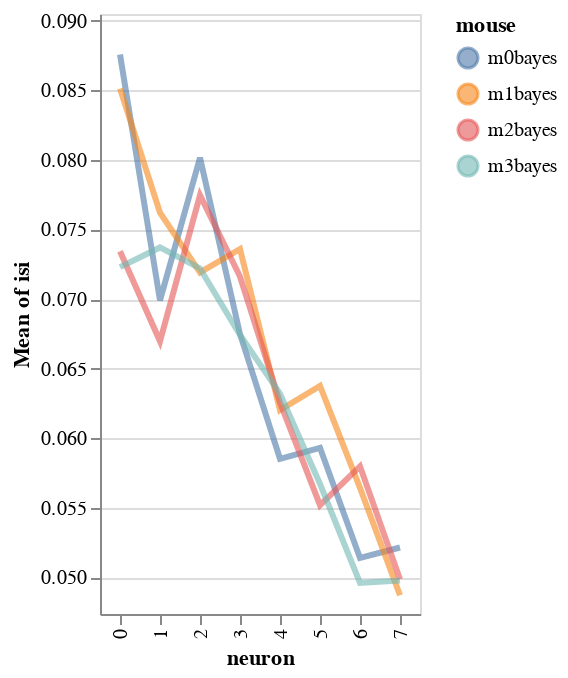

Notebook code for this chart:
### Markdown cell above
## Appendix: Elements of interactivity (WIP)

### Code cell
import altair as alt
y='isi'
color='mouse'
x='neuron'

base=alt.Chart(df).encode(
            x=x,
            color=f'{color}',
            y=alt.Y(f'mean({y})',
                    scale=alt.Scale(zero=False,
                                    domain=list(np.quantile(df[y], [.05, .95])))),
)
highlight = alt.selection(type='single', on='mouseover',
                          fields=[color], nearest=True)


lines=base.mark_line(clip=True, fill=None, opacity=.6, ).encode(
            size=alt.condition(~highlight, alt.value(1), alt.value(3))
        )
points = base.mark_circle().encode(
    opacity=alt.value(0),
    #axis=alt.Axis(labels=False, tickCount=0, title='')
).add_selection(
    highlight
)

lines+points

### Figure 1 — Vega-Lite specification as saved in the notebook (floating-point values rounded to 4 significant figures)
{"config": {"view": {"continuousWidth": 400, "continuousHeight": 300}}, "layer": [{"mark": {"type": "line", "clip": true, "fill": null, "opacity": 0.6}, "encoding": {"color": {"type": "nominal", "field": "mouse"}, "size": {"condition": {"value": 1, "selection": {"not": "selector001"}}, "value": 3}, "x": {"type": "nominal", "field": "neuron"}, "y": {"type": "quantitative", "aggregate": "mean", "field": "isi", "scale": {"domain": [0.04738, 0.09047], "zero": false}}}}, {"mark": "circle", "encoding": {"color": {"type": "nominal", "field": "mouse"}, "opacity": {"value": 0}, "x": {"type": "nominal", "field": "neuron"}, "y": {"type": "quantitative", "aggregate": "mean", "field": "isi", "scale": {"domain": [0.04738, 0.09047], "zero": false}}}, "selection": {"selector001": {"type": "single", "on": "mouseover", "fields": ["mouse"], "nearest": true}}}], "data": {"name": "data-9c3efca071d2600518d50baf824326ab"}, "$schema": "https://vega.github.io/schema/vega-lite/v4.8.1.json", "datasets": {"data-9c3efca071d2600518d50baf824326ab": [{"neuron_x_mouse": "m0bayes0", "i_trial": 0, "neuron": "0", "mouse": "m0bayes", "mouse_code": 0, "neuron_code": 0, "stim": 0, "log_firing_rate": 2.387, "Firing rate": 243.6, "firing_rate": 243.6, "i_spike": 41.5, "isi": 0.0845}, {"neuron_x_mouse": "m0bayes0", "i_trial": 0, "neuron": "0", "mouse": "m0bayes", "mouse_code": 0, "neuron_code": 0, "stim": 1, "log_firing_rate": 2.161, "Firing rate": 144.8, "firing_rate": 144.8, "i_spike": 49.5, "isi": 0.06982}, {"neuron_x_mouse": "m0bayes0", "i_trial": 1, "neuron": "0", "mouse": "m0bayes", "mouse_code": 0, "neuron_code": 0, "stim": 0, "log_firing_rate": 1.531, "Firing rate": 33.94, "firing_rate": 33.94, "i_spike": 34.0, "isi": 0.1032}, {"neuron_x_mouse": "m0bayes0", "i_trial": 1, "neuron": "0", "mouse": "m0bayes", "mouse_code": 0, "neuron_code": 0, "stim": 1, "log_firing_rate": 1.625, "Firing rate": 42.22, "firing_rate": 42.22, "i_spike": 38.0, "isi": 0.09268}, {"neuron_x_mouse": "m0bayes1", "i_trial": 0, "neuron": "1", "mouse": "m0bayes", "mouse_code": 0, "neuron_code": 1, "stim": 0, "log_firing_rate": 2.484, "Firing rate": 305.1, "firing_rate": 305.1, "i_spike": 49.5, "isi": 0.06988}, {"neuron_x_mouse": "m0bayes1", "i_trial": 0, "neuron": "1", "mouse": "m0bayes", "mouse_code": 0, "neuron_code": 1, "stim": 1, "log_firing_rate": 1.551, "Firing rate": 35.59, "firing_rate": 35.59, "i_spike": 40.0, "isi": 0.08658}, {"neuron_x_mouse": "m0bayes1", "i_trial": 1, "neuron": "1", "mouse": "m0bayes", "mouse_code": 0, "neuron_code": 1, "stim": 0, "log_firing_rate": 2.027, "Firing rate": 106.4, "firing_rate": 106.4, "i_spike": 49.0, "isi": 0.07044}, {"neuron_x_mouse": "m0bayes1", "i_trial": 1, "neuron": "1", "mouse": "m0bayes", "mouse_code": 0, "neuron_code": 1, "stim": 1, "log_firing_rate": 2.092, "Firing rate": 123.7, "firing_rate": 123.7, "i_spike": 65.0, "isi": 0.05271}, {"neuron_x_mouse": "m0bayes2", "i_trial": 0, "neuron": "2", "mouse": "m0bayes", "mouse_code": 0, "neuron_code": 2, "stim": 0, "log_firing_rate": 1.698, "Firing rate": 49.85, "firing_rate": 49.85, "i_spike": 41.0, "isi": 0.08551}, {"neuron_x_mouse": "m0bayes2", "i_trial": 0, "neuron": "2", "mouse": "m0bayes", "mouse_code": 0, "neuron_code": 2, "stim": 1, "log_firing_rate": 1.936, "Firing rate": 86.26, "firing_rate": 86.26, "i_spike": 50.0, "isi": 0.0685}, {"neuron_x_mouse": "m0bayes2", "i_trial": 1, "neuron": "2", "mouse": "m0bayes", "mouse_code": 0, "neuron_code": 2, "stim": 0, "log_firing_rate": 1.623, "Firing rate": 41.99, "firing_rate": 41.99, "i_spike": 33.5, "isi": 0.09835}, {"neuron_x_mouse": "m0bayes2", "i_trial": 1, "neuron": "2", "mouse": "m0bayes", "mouse_code": 0, "neuron_code": 2, "stim": 1, "log_firing_rate": 2.137, "Firing rate": 137.0, "firing_rate": 137.0, "i_spike": 51.5, "isi": 0.06821}, {"neuron_x_mouse": "m0bayes3", "i_trial": 0, "neuron": "3", "mouse": "m0bayes", "mouse_code": 0, "neuron_code": 3, "stim": 0, "log_firing_rate": 2.068, "Firing rate": 117.1, "firing_rate": 117.1, "i_spike": 60.5, "isi": 0.05722}, {"neuron_x_mouse": "m0bayes3", "i_trial": 0, "neuron": "3", "mouse": "m0bayes", "mouse_code": 0, "neuron_code": 3, "stim": 1, "log_firing_rate": 2.363, "Firing rate": 230.9, "firing_rate": 230.9, "i_spike": 51.5, "isi": 0.06608}, {"neuron_x_mouse": "m0bayes3", "i_trial": 1, "neuron": "3", "mouse": "m0bayes", "mouse_code": 0, "neuron_code": 3, "stim": 0, "log_firing_rate": 1.971, "Firing rate": 93.56, "firing_rate": 93.56, "i_spike": 57.0, "isi": 0.06078}, {"neuron_x_mouse": "m0bayes3", "i_trial": 1, "neuron": "3", "mouse": "m0bayes", "mouse_code": 0, "neuron_code": 3, "stim": 1, "log_firing_rate": 1.873, "Firing rate": 74.69, "firing_rate": 74.69, "i_spike": 40.0, "isi": 0.08586}, {"neuron_x_mouse": "m0bayes4", "i_trial": 0, "neuron": "4", "mouse": "m0bayes", "mouse_code": 0, "neuron_code": 4, "stim": 0, "log_firing_rate": 1.862, "Firing rate": 72.77, "firing_rate": 72.77, "i_spike": 55.0, "isi": 0.06327}, {"neuron_x_mouse": "m0bayes4", "i_trial": 0, "neuron": "4", "mouse": "m0bayes", "mouse_code": 0, "neuron_code": 4, "stim": 1, "log_firing_rate": 2.059, "Firing rate": 114.4, "firing_rate": 114.4, "i_spike": 64.5, "isi": 0.05418}, {"neuron_x_mouse": "m0bayes4", "i_trial": 1, "neuron": "4", "mouse": "m0bayes", "mouse_code": 0, "neuron_code": 4, "stim": 0, "log_firing_rate": 2.039, "Firing rate": 109.3, "firing_rate": 109.3, "i_spike": 58.0, "isi": 0.0594}, {"neuron_x_mouse": "m0bayes4", "i_trial": 1, "neuron": "4", "mouse": "m0bayes", "mouse_code": 0, "neuron_code": 4, "stim": 1, "log_firing_rate": 2.104, "Firing rate": 127.0, "firing_rate": 127.0, "i_spike": 61.5, "isi": 0.05725}, {"neuron_x_mouse": "m0bayes5", "i_trial": 0, "neuron": "5", "mouse": "m0bayes", "mouse_code": 0, "neuron_code": 5, "stim": 0, "log_firing_rate": 1.916, "Firing rate": 82.33, "firing_rate": 82.33, "i_spike": 69.5, "isi": 0.04932}, {"neuron_x_mouse": "m0bayes5", "i_trial": 0, "neuron": "5", "mouse": "m0bayes", "mouse_code": 0, "neuron_code": 5, "stim": 1, "log_firing_rate": 1.98, "Firing rate": 95.51, "firing_rate": 95.51, "i_spike": 63.5, "isi": 0.05436}, {"neuron_x_mouse": "m0bayes5", "i_trial": 1, "neuron": "5", "mouse": "m0bayes", "mouse_code": 0, "neuron_code": 5, "stim": 0, "log_firing_rate": 2.035, "Firing rate": 108.3, "firing_rate": 108.3, "i_spike": 52.0, "isi": 0.06769}, {"neuron_x_mouse": "m0bayes5", "i_trial": 1, "neuron": "5", "mouse": "m0bayes", "mouse_code": 0, "neuron_code": 5, "stim": 1, "log_firing_rate": 1.896, "Firing rate": 78.64, "firing_rate": 78.64, "i_spike": 52.0, "isi": 0.06588}, {"neuron_x_mouse": "m0bayes6", "i_trial": 0, "neuron": "6", "mouse": "m0bayes", "mouse_code": 0, "neuron_code": 6, "stim": 0, "log_firing_rate": 1.936, "Firing rate": 86.29, "firing_rate": 86.29, "i_spike": 60.0, "isi": 0.05821}, {"neuron_x_mouse": "m0bayes6", "i_trial": 0, "neuron": "6", "mouse": "m0bayes", "mouse_code": 0, "neuron_code": 6, "stim": 1, "log_firing_rate": 2.041, "Firing rate": 109.8, "firing_rate": 109.8, "i_spike": 74.0, "isi": 0.04705}, {"neuron_x_mouse": "m0bayes6", "i_trial": 1, "neuron": "6", "mouse": "m0bayes", "mouse_code": 0, "neuron_code": 6, "stim": 0, "log_firing_rate": 2.131, "Firing rate": 135.1, "firing_rate": 135.1, "i_spike": 66.0, "isi": 0.05294}, {"neuron_x_mouse": "m0bayes6", "i_trial": 1, "neuron": "6", "mouse": "m0bayes", "mouse_code": 0, "neuron_code": 6, "stim": 1, "log_firing_rate": 1.815, "Firing rate": 65.3, "firing_rate": 65.3, "i_spike": 73.5, "isi": 0.04739}, {"neuron_x_mouse": "m0bayes7", "i_trial": 0, "neuron": "7", "mouse": "m0bayes", "mouse_code": 0, "neuron_code": 7, "stim": 0, "log_firing_rate": 2.573, "Firing rate": 373.8, "firing_rate": 373.8, "i_spike": 66.0, "isi": 0.05231}, {"neuron_x_mouse": "m0bayes7", "i_trial": 0, "neuron": "7", "mouse": "m0bayes", "mouse_code": 0, "neuron_code": 7, "stim": 1, "log_firing_rate": 2.277, "Firing rate": 189.3, "firing_rate": 189.3, "i_spike": 68.5, "isi": 0.0512}, {"neuron_x_mouse": "m0bayes7", "i_trial": 1, "neuron": "7", "mouse": "m0bayes", "mouse_code": 0, "neuron_code": 7, "stim": 0, "log_firing_rate": 2.183, "Firing rate": 152.4, "firing_rate": 152.4, "i_spike": 59.5, "isi": 0.05773}, {"neuron_x_mouse": "m0bayes7", "i_trial": 1, "neuron": "7", "mouse": "m0bayes", "mouse_code": 0, "neuron_code": 7, "stim": 1, "log_firing_rate": 1.78, "Firing rate": 60.28, "firing_rate": 60.28, "i_spike": 73.0, "isi": 0.04737}, {"neuron_x_mouse": "m1bayes0", "i_trial": 0, "neuron": "0", "mouse": "m1bayes", "mouse_code": 1, "neuron_code": 8, "stim": 0, "log_firing_rate": 2.082, "Firing rate": 120.9, "firing_rate": 120.9, "i_spike": 38.0, "isi": 0.09223}, {"neuron_x_mouse": "m1bayes0", "i_trial": 0, "neuron": "0", "mouse": "m1bayes", "mouse_code": 1, "neuron_code": 8, "stim": 1, "log_firing_rate": 1.701, "Firing rate": 50.28, "firing_rate": 50.28, "i_spike": 37.5, "isi": 0.09261}, {"neuron_x_mouse": "m1bayes0", "i_trial": 1, "neuron": "0", "mouse": "m1bayes", "mouse_code": 1, "neuron_code": 8, "stim": 0, "log_firing_rate": 1.705, "Firing rate": 50.68, "firing_rate": 50.68, "i_spike": 35.5, "isi": 0.09569}, {"neuron_x_mouse": "m1bayes0", "i_trial": 1, "neuron": "0", "mouse": "m1bayes", "mouse_code": 1, "neuron_code": 8, "stim": 1, "log_firing_rate": 1.958, "Firing rate": 90.87, "firing_rate": 90.87, "i_spike": 57.0, "isi": 0.05993}, {"neuron_x_mouse": "m1bayes1", "i_trial": 0, "neuron": "1", "mouse": "m1bayes", "mouse_code": 1, "neuron_code": 9, "stim": 0, "log_firing_rate": 2.013, "Firing rate": 102.9, "firing_rate": 102.9, "i_spike": 53.5, "isi": 0.06498}, {"neuron_x_mouse": "m1bayes1", "i_trial": 0, "neuron": "1", "mouse": "m1bayes", "mouse_code": 1, "neuron_code": 9, "stim": 1, "log_firing_rate": 1.926, "Firing rate": 84.28, "firing_rate": 84.28, "i_spike": 43.0, "isi": 0.08169}, {"neuron_x_mouse": "m1bayes1", "i_trial": 1, "neuron": "1", "mouse": "m1bayes", "mouse_code": 1, "neuron_code": 9, "stim": 0, "log_firing_rate": 1.766, "Firing rate": 58.39, "firing_rate": 58.39, "i_spike": 41.5, "isi": 0.0848}, {"neuron_x_mouse": "m1bayes1", "i_trial": 1, "neuron": "1", "mouse": "m1bayes", "mouse_code": 1, "neuron_code": 9, "stim": 1, "log_firing_rate": 1.788, "Firing rate": 61.33, "firing_rate": 61.33, "i_spike": 46.5, "isi": 0.07331}, {"neuron_x_mouse": "m1bayes2", "i_trial": 0, "neuron": "2", "mouse": "m1bayes", "mouse_code": 1, "neuron_code": 10, "stim": 0, "log_firing_rate": 1.839, "Firing rate": 69.07, "firing_rate": 69.07, "i_spike": 53.5, "isi": 0.06481}, {"neuron_x_mouse": "m1bayes2", "i_trial": 0, "neuron": "2", "mouse": "m1bayes", "mouse_code": 1, "neuron_code": 10, "stim": 1, "log_firing_rate": 1.711, "Firing rate": 51.42, "firing_rate": 51.42, "i_spike": 46.0, "isi": 0.07669}, {"neuron_x_mouse": "m1bayes2", "i_trial": 1, "neuron": "2", "mouse": "m1bayes", "mouse_code": 1, "neuron_code": 10, "stim": 0, "log_firing_rate": 1.769, "Firing rate": 58.73, "firing_rate": 58.73, "i_spike": 44.0, "isi": 0.07929}, {"neuron_x_mouse": "m1bayes2", "i_trial": 1, "neuron": "2", "mouse": "m1bayes", "mouse_code": 1, "neuron_code": 10, "stim": 1, "log_firing_rate": 1.772, "Firing rate": 59.22, "firing_rate": 59.22, "i_spike": 51.5, "isi": 0.06687}, {"neuron_x_mouse": "m1bayes3", "i_trial": 0, "neuron": "3", "mouse": "m1bayes", "mouse_code": 1, "neuron_code": 11, "stim": 0, "log_firing_rate": 1.76, "Firing rate": 57.53, "firing_rate": 57.53, "i_spike": 47.0, "isi": 0.07284}, {"neuron_x_mouse": "m1bayes3", "i_trial": 0, "neuron": "3", "mouse": "m1bayes", "mouse_code": 1, "neuron_code": 11, "stim": 1, "log_firing_rate": 1.809, "Firing rate": 64.45, "firing_rate": 64.45, "i_spike": 41.0, "isi": 0.08194}, {"neuron_x_mouse": "m1bayes3", "i_trial": 1, "neuron": "3", "mouse": "m1bayes", "mouse_code": 1, "neuron_code": 11, "stim": 0, "log_firing_rate": 1.755, "Firing rate": 56.9, "firing_rate": 56.9, "i_spike": 49.5, "isi": 0.06884}, {"neuron_x_mouse": "m1bayes3", "i_trial": 1, "neuron": "3", "mouse": "m1bayes", "mouse_code": 1, "neuron_code": 11, "stim": 1, "log_firing_rate": 1.788, "Firing rate": 61.4, "firing_rate": 61.4, "i_spike": 49.0, "isi": 0.07075}, {"neuron_x_mouse": "m1bayes4", "i_trial": 0, "neuron": "4", "mouse": "m1bayes", "mouse_code": 1, "neuron_code": 12, "stim": 0, "log_firing_rate": 1.697, "Firing rate": 49.74, "firing_rate": 49.74, "i_spike": 47.5, "isi": 0.07219}, {"neuron_x_mouse": "m1bayes4", "i_trial": 0, "neuron": "4", "mouse": "m1bayes", "mouse_code": 1, "neuron_code": 12, "stim": 1, "log_firing_rate": 3.075, "Firing rate": 1188.0, "firing_rate": 1188.0, "i_spike": 68.0, "isi": 0.05152}, {"neuron_x_mouse": "m1bayes4", "i_trial": 1, "neuron": "4", "mouse": "m1bayes", "mouse_code": 1, "neuron_code": 12, "stim": 0, "log_firing_rate": 2.732, "Firing rate": 539.7, "firing_rate": 539.7, "i_spike": 51.0, "isi": 0.06843}, {"neuron_x_mouse": "m1bayes4", "i_trial": 1, "neuron": "4", "mouse": "m1bayes", "mouse_code": 1, "neuron_code": 12, "stim": 1, "log_firing_rate": 1.883, "Firing rate": 76.37, "firing_rate": 76.37, "i_spike": 62.5, "isi": 0.05598}, {"neuron_x_mouse": "m1bayes5", "i_trial": 0, "neuron": "5", "mouse": "m1bayes", "mouse_code": 1, "neuron_code": 13, "stim": 0, "log_firing_rate": 2.087, "Firing rate": 122.1, "firing_rate": 122.1, "i_spike": 62.5, "isi": 0.05575}, {"neuron_x_mouse": "m1bayes5", "i_trial": 0, "neuron": "5", "mouse": "m1bayes", "mouse_code": 1, "neuron_code": 13, "stim": 1, "log_firing_rate": 2.014, "Firing rate": 103.4, "firing_rate": 103.4, "i_spike": 52.0, "isi": 0.06769}, {"neuron_x_mouse": "m1bayes5", "i_trial": 1, "neuron": "5", "mouse": "m1bayes", "mouse_code": 1, "neuron_code": 13, "stim": 0, "log_firing_rate": 2.197, "Firing rate": 157.5, "firing_rate": 157.5, "i_spike": 48.0, "isi": 0.07198}, {"neuron_x_mouse": "m1bayes5", "i_trial": 1, "neuron": "5", "mouse": "m1bayes", "mouse_code": 1, "neuron_code": 13, "stim": 1, "log_firing_rate": 2.242, "Firing rate": 174.4, "firing_rate": 174.4, "i_spike": 58.5, "isi": 0.05963}, {"neuron_x_mouse": "m1bayes6", "i_trial": 0, "neuron": "6", "mouse": "m1bayes", "mouse_code": 1, "neuron_code": 14, "stim": 0, "log_firing_rate": 2.044, "Firing rate": 110.6, "firing_rate": 110.6, "i_spike": 63.5, "isi": 0.05506}, {"neuron_x_mouse": "m1bayes6", "i_trial": 0, "neuron": "6", "mouse": "m1bayes", "mouse_code": 1, "neuron_code": 14, "stim": 1, "log_firing_rate": 2.26, "Firing rate": 182.0, "firing_rate": 182.0, "i_spike": 54.5, "isi": 0.0634}, {"neuron_x_mouse": "m1bayes6", "i_trial": 1, "neuron": "6", "mouse": "m1bayes", "mouse_code": 1, "neuron_code": 14, "stim": 0, "log_firing_rate": 1.859, "Firing rate": 72.22, "firing_rate": 72.22, "i_spike": 61.5, "isi": 0.05685}, {"neuron_x_mouse": "m1bayes6", "i_trial": 1, "neuron": "6", "mouse": "m1bayes", "mouse_code": 1, "neuron_code": 14, "stim": 1, "log_firing_rate": 2.217, "Firing rate": 164.7, "firing_rate": 164.7, "i_spike": 69.0, "isi": 0.05044}, {"neuron_x_mouse": "m1bayes7", "i_trial": 0, "neuron": "7", "mouse": "m1bayes", "mouse_code": 1, "neuron_code": 15, "stim": 0, "log_firing_rate": 2.326, "Firing rate": 211.8, "firing_rate": 211.8, "i_spike": 90.5, "isi": 0.03858}, {"neuron_x_mouse": "m1bayes7", "i_trial": 0, "neuron": "7", "mouse": "m1bayes", "mouse_code": 1, "neuron_code": 15, "stim": 1, "log_firing_rate": 1.848, "Firing rate": 70.54, "firing_rate": 70.54, "i_spike": 63.0, "isi": 0.05593}, {"neuron_x_mouse": "m1bayes7", "i_trial": 1, "neuron": "7", "mouse": "m1bayes", "mouse_code": 1, "neuron_code": 15, "stim": 0, "log_firing_rate": 2.06, "Firing rate": 114.9, "firing_rate": 114.9, "i_spike": 78.0, "isi": 0.04418}, {"neuron_x_mouse": "m1bayes7", "i_trial": 1, "neuron": "7", "mouse": "m1bayes", "mouse_code": 1, "neuron_code": 15, "stim": 1, "log_firing_rate": 1.7, "Firing rate": 50.17, "firing_rate": 50.17, "i_spike": 61.5, "isi": 0.0562}, {"neuron_x_mouse": "m2bayes0", "i_trial": 0, "neuron": "0", "mouse": "m2bayes", "mouse_code": 2, "neuron_code": 16, "stim": 0, "log_firing_rate": 1.639, "Firing rate": 43.51, "firing_rate": 43.51, "i_spike": 39.5, "isi": 0.0872}, {"neuron_x_mouse": "m2bayes0", "i_trial": 0, "neuron": "0", "mouse": "m2bayes", "mouse_code": 2, "neuron_code": 16, "stim": 1, "log_firing_rate": 1.894, "Firing rate": 78.42, "firing_rate": 78.42, "i_spike": 59.5, "isi": 0.05802}, {"neuron_x_mouse": "m2bayes0", "i_trial": 1, "neuron": "0", "mouse": "m2bayes", "mouse_code": 2, "neuron_code": 16, "stim": 0, "log_firing_rate": 2.107, "Firing rate": 127.9, "firing_rate": 127.9, "i_spike": 42.5, "isi": 0.08068}, {"neuron_x_mouse": "m2bayes0", "i_trial": 1, "neuron": "0", "mouse": "m2bayes", "mouse_code": 2, "neuron_code": 16, "stim": 1, "log_firing_rate": 1.712, "Firing rate": 51.52, "firing_rate": 51.52, "i_spike": 50.5, "isi": 0.06784}, {"neuron_x_mouse": "m2bayes1", "i_trial": 0, "neuron": "1", "mouse": "m2bayes", "mouse_code": 2, "neuron_code": 17, "stim": 0, "log_firing_rate": 2.115, "Firing rate": 130.2, "firing_rate": 130.2, "i_spike": 49.0, "isi": 0.07056}, {"neuron_x_mouse": "m2bayes1", "i_trial": 0, "neuron": "1", "mouse": "m2bayes", "mouse_code": 2, "neuron_code": 17, "stim": 1, "log_firing_rate": 1.627, "Firing rate": 42.35, "firing_rate": 42.35, "i_spike": 52.5, "isi": 0.06596}, {"neuron_x_mouse": "m2bayes1", "i_trial": 1, "neuron": "1", "mouse": "m2bayes", "mouse_code": 2, "neuron_code": 17, "stim": 0, "log_firing_rate": 2.071, "Firing rate": 117.9, "firing_rate": 117.9, "i_spike": 47.0, "isi": 0.06927}, {"neuron_x_mouse": "m2bayes1", "i_trial": 1, "neuron": "1", "mouse": "m2bayes", "mouse_code": 2, "neuron_code": 17, "stim": 1, "log_firing_rate": 2.008, "Firing rate": 101.9, "firing_rate": 101.9, "i_spike": 56.0, "isi": 0.06205}, {"neuron_x_mouse": "m2bayes2", "i_trial": 0, "neuron": "2", "mouse": "m2bayes", "mouse_code": 2, "neuron_code": 18, "stim": 0, "log_firing_rate": 2.087, "Firing rate": 122.1, "firing_rate": 122.1, "i_spike": 54.5, "isi": 0.06444}, {"neuron_x_mouse": "m2bayes2", "i_trial": 0, "neuron": "2", "mouse": "m2bayes", "mouse_code": 2, "neuron_code": 18, "stim": 1, "log_firing_rate": 1.658, "Firing rate": 45.48, "firing_rate": 45.48, "i_spike": 47.0, "isi": 0.07501}, {"neuron_x_mouse": "m2bayes2", "i_trial": 1, "neuron": "2", "mouse": "m2bayes", "mouse_code": 2, "neuron_code": 18, "stim": 0, "log_firing_rate": 1.799, "Firing rate": 62.95, "firing_rate": 62.95, "i_spike": 33.0, "isi": 0.1042}, {"neuron_x_mouse": "m2bayes2", "i_trial": 1, "neuron": "2", "mouse": "m2bayes", "mouse_code": 2, "neuron_code": 18, "stim": 1, "log_firing_rate": 2.447, "Firing rate": 280.1, "firing_rate": 280.1, "i_spike": 52.0, "isi": 0.06626}, {"neuron_x_mouse": "m2bayes3", "i_trial": 0, "neuron": "3", "mouse": "m2bayes", "mouse_code": 2, "neuron_code": 19, "stim": 0, "log_firing_rate": 1.756, "Firing rate": 57.06, "firing_rate": 57.06, "i_spike": 40.5, "isi": 0.0859}, {"neuron_x_mouse": "m2bayes3", "i_trial": 0, "neuron": "3", "mouse": "m2bayes", "mouse_code": 2, "neuron_code": 19, "stim": 1, "log_firing_rate": 2.099, "Firing rate": 125.5, "firing_rate": 125.5, "i_spike": 48.0, "isi": 0.07327}, {"neuron_x_mouse": "m2bayes3", "i_trial": 1, "neuron": "3", "mouse": "m2bayes", "mouse_code": 2, "neuron_code": 19, "stim": 0, "log_firing_rate": 2.016, "Firing rate": 103.8, "firing_rate": 103.8, "i_spike": 51.5, "isi": 0.06664}, {"neuron_x_mouse": "m2bayes3", "i_trial": 1, "neuron": "3", "mouse": "m2bayes", "mouse_code": 2, "neuron_code": 19, "stim": 1, "log_firing_rate": 2.12, "Firing rate": 131.7, "firing_rate": 131.7, "i_spike": 58.0, "isi": 0.06065}, {"neuron_x_mouse": "m2bayes4", "i_trial": 0, "neuron": "4", "mouse": "m2bayes", "mouse_code": 2, "neuron_code": 20, "stim": 0, "log_firing_rate": 1.945, "Firing rate": 88.07, "firing_rate": 88.07, "i_spike": 57.0, "isi": 0.06028}, {"neuron_x_mouse": "m2bayes4", "i_trial": 0, "neuron": "4", "mouse": "m2bayes", "mouse_code": 2, "neuron_code": 20, "stim": 1, "log_firing_rate": 1.964, "Firing rate": 91.97, "firing_rate": 91.97, "i_spike": 54.0, "isi": 0.06379}, {"neuron_x_mouse": "m2bayes4", "i_trial": 1, "neuron": "4", "mouse": "m2bayes", "mouse_code": 2, "neuron_code": 20, "stim": 0, "log_firing_rate": 2.834, "Firing rate": 682.9, "firing_rate": 682.9, "i_spike": 50.0, "isi": 0.06895}, {"neuron_x_mouse": "m2bayes4", "i_trial": 1, "neuron": "4", "mouse": "m2bayes", "mouse_code": 2, "neuron_code": 20, "stim": 1, "log_firing_rate": 2.662, "Firing rate": 459.1, "firing_rate": 459.1, "i_spike": 60.5, "isi": 0.05726}, {"neuron_x_mouse": "m2bayes5", "i_trial": 0, "neuron": "5", "mouse": "m2bayes", "mouse_code": 2, "neuron_code": 21, "stim": 0, "log_firing_rate": 1.907, "Firing rate": 80.75, "firing_rate": 80.75, "i_spike": 59.0, "isi": 0.05846}, {"neuron_x_mouse": "m2bayes5", "i_trial": 0, "neuron": "5", "mouse": "m2bayes", "mouse_code": 2, "neuron_code": 21, "stim": 1, "log_firing_rate": 1.921, "Firing rate": 83.37, "firing_rate": 83.37, "i_spike": 65.5, "isi": 0.05264}, {"neuron_x_mouse": "m2bayes5", "i_trial": 1, "neuron": "5", "mouse": "m2bayes", "mouse_code": 2, "neuron_code": 21, "stim": 0, "log_firing_rate": 2.981, "Firing rate": 957.4, "firing_rate": 957.4, "i_spike": 57.0, "isi": 0.0612}, {"neuron_x_mouse": "m2bayes5", "i_trial": 1, "neuron": "5", "mouse": "m2bayes", "mouse_code": 2, "neuron_code": 21, "stim": 1, "log_firing_rate": 2.258, "Firing rate": 181.0, "firing_rate": 181.0, "i_spike": 72.0, "isi": 0.04848}, {"neuron_x_mouse": "m2bayes6", "i_trial": 0, "neuron": "6", "mouse": "m2bayes", "mouse_code": 2, "neuron_code": 22, "stim": 0, "log_firing_rate": 1.985, "Firing rate": 96.57, "firing_rate": 96.57, "i_spike": 49.0, "isi": 0.07105}, {"neuron_x_mouse": "m2bayes6", "i_trial": 0, "neuron": "6", "mouse": "m2bayes", "mouse_code": 2, "neuron_code": 22, "stim": 1, "log_firing_rate": 2.059, "Firing rate": 114.5, "firing_rate": 114.5, "i_spike": 61.5, "isi": 0.05518}, {"neuron_x_mouse": "m2bayes6", "i_trial": 1, "neuron": "6", "mouse": "m2bayes", "mouse_code": 2, "neuron_code": 22, "stim": 0, "log_firing_rate": 1.732, "Firing rate": 53.99, "firing_rate": 53.99, "i_spike": 53.5, "isi": 0.06252}, {"neuron_x_mouse": "m2bayes6", "i_trial": 1, "neuron": "6", "mouse": "m2bayes", "mouse_code": 2, "neuron_code": 22, "stim": 1, "log_firing_rate": 1.871, "Firing rate": 74.35, "firing_rate": 74.35, "i_spike": 80.5, "isi": 0.04318}, {"neuron_x_mouse": "m2bayes7", "i_trial": 0, "neuron": "7", "mouse": "m2bayes", "mouse_code": 2, "neuron_code": 23, "stim": 0, "log_firing_rate": 2.04, "Firing rate": 109.5, "firing_rate": 109.5, "i_spike": 69.0, "isi": 0.05074}, {"neuron_x_mouse": "m2bayes7", "i_trial": 0, "neuron": "7", "mouse": "m2bayes", "mouse_code": 2, "neuron_code": 23, "stim": 1, "log_firing_rate": 2.454, "Firing rate": 284.7, "firing_rate": 284.7, "i_spike": 82.0, "isi": 0.04263}, {"neuron_x_mouse": "m2bayes7", "i_trial": 1, "neuron": "7", "mouse": "m2bayes", "mouse_code": 2, "neuron_code": 23, "stim": 0, "log_firing_rate": 1.913, "Firing rate": 81.86, "firing_rate": 81.86, "i_spike": 65.5, "isi": 0.05365}, {"neuron_x_mouse": "m2bayes7", "i_trial": 1, "neuron": "7", "mouse": "m2bayes", "mouse_code": 2, "neuron_code": 23, "stim": 1, "log_firing_rate": 2.114, "Firing rate": 130.1, "firing_rate": 130.1, "i_spike": 66.5, "isi": 0.05243}, {"neuron_x_mouse": "m3bayes0", "i_trial": 0, "neuron": "0", "mouse": "m3bayes", "mouse_code": 3, "neuron_code": 24, "stim": 0, "log_firing_rate": 1.95, "Firing rate": 89.12, "firing_rate": 89.12, "i_spike": 40.5, "isi": 0.08584}, {"neuron_x_mouse": "m3bayes0", "i_trial": 0, "neuron": "0", "mouse": "m3bayes", "mouse_code": 3, "neuron_code": 24, "stim": 1, "log_firing_rate": 2.1, "Firing rate": 125.9, "firing_rate": 125.9, "i_spike": 49.5, "isi": 0.06801}, {"neuron_x_mouse": "m3bayes0", "i_trial": 1, "neuron": "0", "mouse": "m3bayes", "mouse_code": 3, "neuron_code": 24, "stim": 0, "log_firing_rate": 1.834, "Firing rate": 68.18, "firing_rate": 68.18, "i_spike": 45.5, "isi": 0.07586}, {"neuron_x_mouse": "m3bayes0", "i_trial": 1, "neuron": "0", "mouse": "m3bayes", "mouse_code": 3, "neuron_code": 24, "stim": 1, "log_firing_rate": 2.541, "Firing rate": 347.9, "firing_rate": 347.9, "i_spike": 57.0, "isi": 0.05947}, {"neuron_x_mouse": "m3bayes1", "i_trial": 0, "neuron": "1", "mouse": "m3bayes", "mouse_code": 3, "neuron_code": 25, "stim": 0, "log_firing_rate": 2.078, "Firing rate": 119.8, "firing_rate": 119.8, "i_spike": 42.5, "isi": 0.08236}, {"neuron_x_mouse": "m3bayes1", "i_trial": 0, "neuron": "1", "mouse": "m3bayes", "mouse_code": 3, "neuron_code": 25, "stim": 1, "log_firing_rate": 1.982, "Firing rate": 95.9, "firing_rate": 95.9, "i_spike": 51.5, "isi": 0.06671}, {"neuron_x_mouse": "m3bayes1", "i_trial": 1, "neuron": "1", "mouse": "m3bayes", "mouse_code": 3, "neuron_code": 25, "stim": 0, "log_firing_rate": 2.269, "Firing rate": 185.7, "firing_rate": 185.7, "i_spike": 44.5, "isi": 0.07937}, {"neuron_x_mouse": "m3bayes1", "i_trial": 1, "neuron": "1", "mouse": "m3bayes", "mouse_code": 3, "neuron_code": 25, "stim": 1, "log_firing_rate": 2.056, "Firing rate": 113.8, "firing_rate": 113.8, "i_spike": 51.0, "isi": 0.06638}, {"neuron_x_mouse": "m3bayes2", "i_trial": 0, "neuron": "2", "mouse": "m3bayes", "mouse_code": 3, "neuron_code": 26, "stim": 0, "log_firing_rate": 2.426, "Firing rate": 266.9, "firing_rate": 266.9, "i_spike": 50.0, "isi": 0.06967}, {"neuron_x_mouse": "m3bayes2", "i_trial": 0, "neuron": "2", "mouse": "m3bayes", "mouse_code": 3, "neuron_code": 26, "stim": 1, "log_firing_rate": 1.974, "Firing rate": 94.26, "firing_rate": 94.26, "i_spike": 48.0, "isi": 0.07189}, {"neuron_x_mouse": "m3bayes2", "i_trial": 1, "neuron": "2", "mouse": "m3bayes", "mouse_code": 3, "neuron_code": 26, "stim": 0, "log_firing_rate": 2.175, "Firing rate": 149.7, "firing_rate": 149.7, "i_spike": 40.5, "isi": 0.08386}, {"neuron_x_mouse": "m3bayes2", "i_trial": 1, "neuron": "2", "mouse": "m3bayes", "mouse_code": 3, "neuron_code": 26, "stim": 1, "log_firing_rate": 1.802, "Firing rate": 63.43, "firing_rate": 63.43, "i_spike": 54.0, "isi": 0.06337}, {"neuron_x_mouse": "m3bayes3", "i_trial": 0, "neuron": "3", "mouse": "m3bayes", "mouse_code": 3, "neuron_code": 27, "stim": 0, "log_firing_rate": 2.708, "Firing rate": 510.7, "firing_rate": 510.7, "i_spike": 42.5, "isi": 0.08203}, {"neuron_x_mouse": "m3bayes3", "i_trial": 0, "neuron": "3", "mouse": "m3bayes", "mouse_code": 3, "neuron_code": 27, "stim": 1, "log_firing_rate": 1.776, "Firing rate": 59.73, "firing_rate": 59.73, "i_spike": 55.5, "isi": 0.06309}, {"neuron_x_mouse": "m3bayes3", "i_trial": 1, "neuron": "3", "mouse": "m3bayes", "mouse_code": 3, "neuron_code": 27, "stim": 0, "log_firing_rate": 1.977, "Firing rate": 94.93, "firing_rate": 94.93, "i_spike": 55.5, "isi": 0.0633}, {"neuron_x_mouse": "m3bayes3", "i_trial": 1, "neuron": "3", "mouse": "m3bayes", "mouse_code": 3, "neuron_code": 27, "stim": 1, "log_firing_rate": 1.958, "Firing rate": 90.83, "firing_rate": 90.83, "i_spike": 56.0, "isi": 0.06126}, {"neuron_x_mouse": "m3bayes4", "i_trial": 0, "neuron": "4", "mouse": "m3bayes", "mouse_code": 3, "neuron_code": 28, "stim": 0, "log_firing_rate": 3.697, "Firing rate": 4976.0, "firing_rate": 4976.0, "i_spike": 61.5, "isi": 0.05646}, {"neuron_x_mouse": "m3bayes4", "i_trial": 0, "neuron": "4", "mouse": "m3bayes", "mouse_code": 3, "neuron_code": 28, "stim": 1, "log_firing_rate": 2.011, "Firing rate": 102.5, "firing_rate": 102.5, "i_spike": 51.0, "isi": 0.06559}, {"neuron_x_mouse": "m3bayes4", "i_trial": 1, "neuron": "4", "mouse": "m3bayes", "mouse_code": 3, "neuron_code": 28, "stim": 0, "log_firing_rate": 2.065, "Firing rate": 116.2, "firing_rate": 116.2, "i_spike": 47.5, "isi": 0.07071}, {"neuron_x_mouse": "m3bayes4", "i_trial": 1, "neuron": "4", "mouse": "m3bayes", "mouse_code": 3, "neuron_code": 28, "stim": 1, "log_firing_rate": 1.963, "Firing rate": 91.74, "firing_rate": 91.74, "i_spike": 56.5, "isi": 0.06004}, {"neuron_x_mouse": "m3bayes5", "i_trial": 0, "neuron": "5", "mouse": "m3bayes", "mouse_code": 3, "neuron_code": 29, "stim": 0, "log_firing_rate": 2.274, "Firing rate": 187.8, "firing_rate": 187.8, "i_spike": 65.0, "isi": 0.05303}, {"neuron_x_mouse": "m3bayes5", "i_trial": 0, "neuron": "5", "mouse": "m3bayes", "mouse_code": 3, "neuron_code": 29, "stim": 1, "log_firing_rate": 2.754, "Firing rate": 567.5, "firing_rate": 567.5, "i_spike": 68.0, "isi": 0.05127}, {"neuron_x_mouse": "m3bayes5", "i_trial": 1, "neuron": "5", "mouse": "m3bayes", "mouse_code": 3, "neuron_code": 29, "stim": 0, "log_firing_rate": 1.984, "Firing rate": 96.27, "firing_rate": 96.27, "i_spike": 59.0, "isi": 0.05912}, {"neuron_x_mouse": "m3bayes5", "i_trial": 1, "neuron": "5", "mouse": "m3bayes", "mouse_code": 3, "neuron_code": 29, "stim": 1, "log_firing_rate": 1.738, "Firing rate": 54.74, "firing_rate": 54.74, "i_spike": 54.0, "isi": 0.06347}, {"neuron_x_mouse": "m3bayes6", "i_trial": 0, "neuron": "6", "mouse": "m3bayes", "mouse_code": 3, "neuron_code": 30, "stim": 0, "log_firing_rate": 2.18, "Firing rate": 151.3, "firing_rate": 151.3, "i_spike": 67.0, "isi": 0.05087}, {"neuron_x_mouse": "m3bayes6", "i_trial": 0, "neuron": "6", "mouse": "m3bayes", "mouse_code": 3, "neuron_code": 30, "stim": 1, "log_firing_rate": 2.618, "Firing rate": 414.6, "firing_rate": 414.6, "i_spike": 73.0, "isi": 0.04784}, {"neuron_x_mouse": "m3bayes6", "i_trial": 1, "neuron": "6", "mouse": "m3bayes", "mouse_code": 3, "neuron_code": 30, "stim": 0, "log_firing_rate": 1.979, "Firing rate": 95.38, "firing_rate": 95.38, "i_spike": 67.0, "isi": 0.05226}, {"neuron_x_mouse": "m3bayes6", "i_trial": 1, "neuron": "6", "mouse": "m3bayes", "mouse_code": 3, "neuron_code": 30, "stim": 1, "log_firing_rate": 2.048, "Firing rate": 111.8, "firing_rate": 111.8, "i_spike": 73.0, "isi": 0.04745}, {"neuron_x_mouse": "m3bayes7", "i_trial": 0, "neuron": "7", "mouse": "m3bayes", "mouse_code": 3, "neuron_code": 31, "stim": 0, "log_firing_rate": 1.945, "Firing rate": 88.15, "firing_rate": 88.15, "i_spike": 65.5, "isi": 0.05284}, {"neuron_x_mouse": "m3bayes7", "i_trial": 0, "neuron": "7", "mouse": "m3bayes", "mouse_code": 3, "neuron_code": 31, "stim": 1, "log_firing_rate": 2.095, "Firing rate": 124.5, "firing_rate": 124.5, "i_spike": 71.5, "isi": 0.0475}, {"neuron_x_mouse": "m3bayes7", "i_trial": 1, "neuron": "7", "mouse": "m3bayes", "mouse_code": 3, "neuron_code": 31, "stim": 0, "log_firing_rate": 1.932, "Firing rate": 85.51, "firing_rate": 85.51, "i_spike": 75.5, "isi": 0.04603}, {"neuron_x_mouse": "m3bayes7", "i_trial": 1, "neuron": "7", "mouse": "m3bayes", "mouse_code": 3, "neuron_code": 31, "stim": 1, "log_firing_rate": 2.067, "Firing rate": 116.6, "firing_rate": 116.6, "i_spike": 63.5, "isi": 0.05274}]}}
